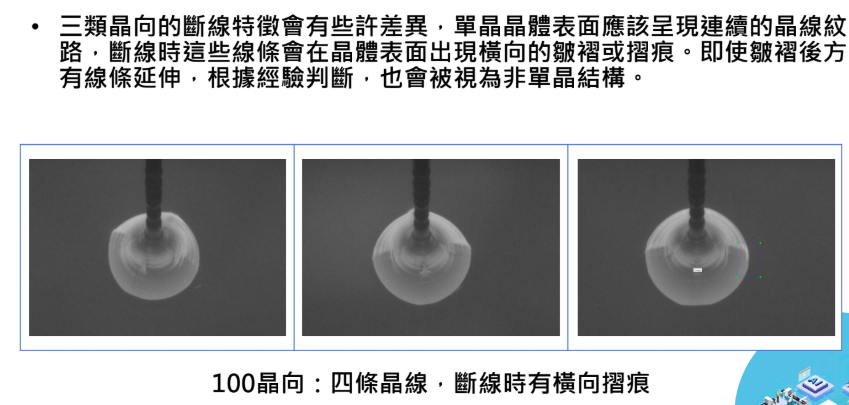
#> input picture 100.png, 849 x 405 px; its folder holds only this picture in this run
$ python -i check_breakline_features.py   (imports and definitions only)
#> lines starting #> are read from the running program, lines starting #| are printed output that depends on the picture; after the words box and inside, x2 and y2 are one past the last pixel; in counts of white or black regions, pixels touching at a corner belong together
#!/usr/bin/env python3
"""
在終端機直接檢查斷線特徵
"""

from pathlib import Path
import cv2
import numpy as np

def analyze_image_characteristics(image_path, label_path=None):
    """分析單張影像的特徵"""
#> called with image_path = '100.png'

    img = cv2.imread(str(image_path))
#> img is the input picture: shape (405, 849, 3); mean B, G, R 167.7, 166.4, 164.5
    if img is None:
        return None

    height, width = img.shape[:2]
#> height = 405; width = 849

    # 基本統計
    gray = cv2.cvtColor(img, cv2.COLOR_BGR2GRAY)
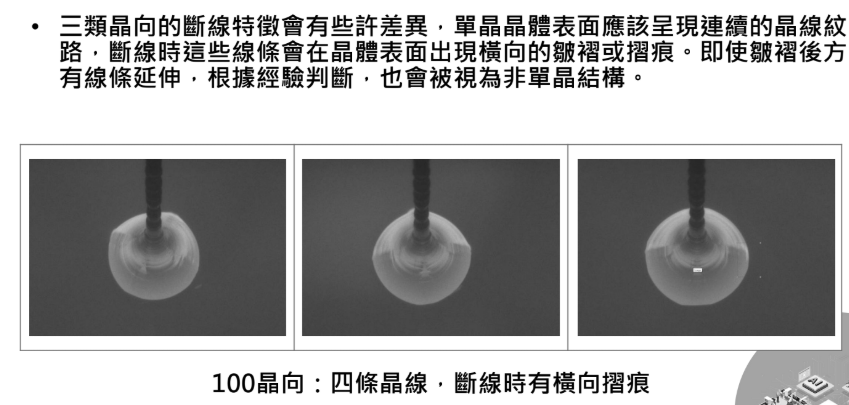
#> gray: shape (405, 849); min 0, max 255, mean 166
    mean_brightness = np.mean(gray)
#> mean_brightness = 166
    std_brightness = np.std(gray)
#> std_brightness = 89.59

    # 邊緣檢測（粗略估計紋理複雜度）
    edges = cv2.Canny(gray, 50, 150)
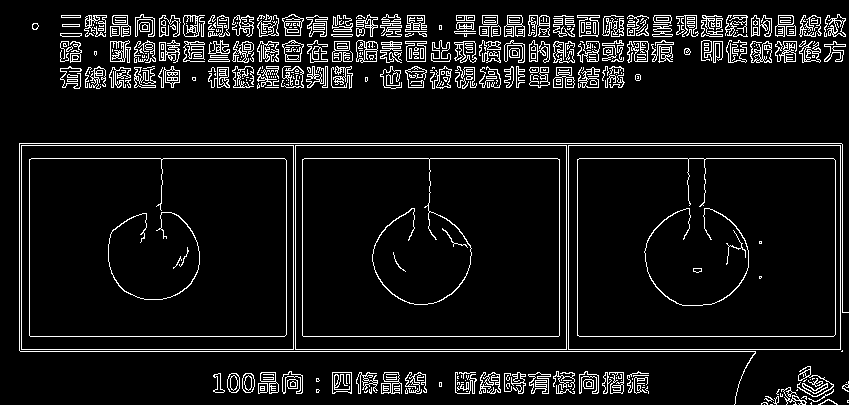
#> edges: shape (405, 849); 8.2% white in thin lines or dots
    edge_density = np.sum(edges > 0) / (height * width)
#> edge_density = 0.0822

    info = {
        'size': f"{width}x{height}",
        'brightness': f"{mean_brightness:.1f}±{std_brightness:.1f}",
        'edge_density': f"{edge_density:.4f}",
    }
#> info = {'size': '849x405', 'brightness': '166.0±89.6', 'edge_density': '0.0822'}

    # 如果有標註，分析標註區域
    if label_path and label_path.exists():
        with open(label_path, 'r') as f:
            bboxes = []
            for line in f:
                parts = line.strip().split()
                if len(parts) == 5:
                    cls, x_c, y_c, w, h = map(float, parts)
                    bboxes.append((x_c, y_c, w, h))

            info['num_bboxes'] = len(bboxes)

            # 分析標註區域的特徵
            if len(bboxes) > 0:
                bbox_analysis = []
                for x_c, y_c, w, h in bboxes:
                    # 提取 ROI
                    x1 = int((x_c - w/2) * width)
                    y1 = int((y_c - h/2) * height)
                    x2 = int((x_c + w/2) * width)
                    y2 = int((y_c + h/2) * height)

                    # 確保座標在範圍內
                    x1, y1 = max(0, x1), max(0, y1)
                    x2, y2 = min(width, x2), min(height, y2)

                    roi = gray[y1:y2, x1:x2]

                    if roi.size > 0:
                        roi_brightness = np.mean(roi)
                        roi_std = np.std(roi)
                        bbox_analysis.append(f"亮度={roi_brightness:.1f}±{roi_std:.1f}")

                info['bbox_features'] = bbox_analysis

    return info


# [92 lines left out: functions compare_normal_vs_breakline, main, not called in this run]


# [2 lines not run here, left out]

>>> result = analyze_image_characteristics('100.png')
#> result has the same summary as info in analyze_image_characteristics

$ run again, on 111.png
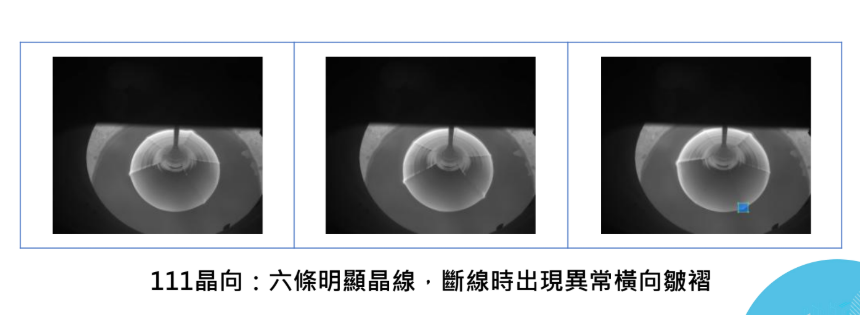
#> input picture 111.png, 860 x 315 px
#> in analyze_image_characteristics, img is the input picture: shape (315, 860, 3); mean B, G, R 166.2, 164.7, 162.3
#> in analyze_image_characteristics, `gray = cv2.cvtColor(img, cv2.COLOR_BGR2GRAY)`:
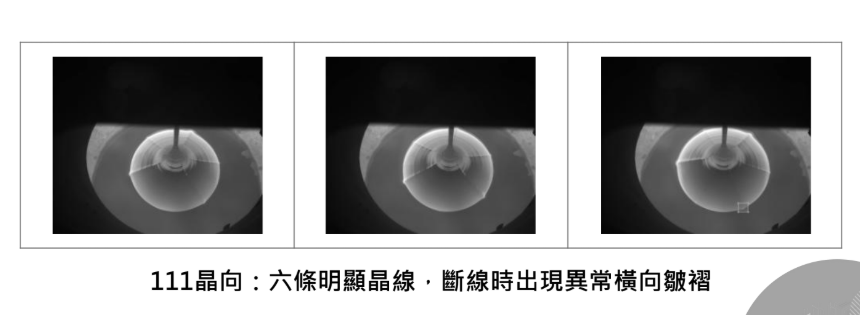
#> gray: shape (315, 860); min 0, max 255, mean 164.2
#> mean_brightness = 164.2
#> std_brightness = 103.5
#> in analyze_image_characteristics, `edges = cv2.Canny(gray, 50, 150)`:
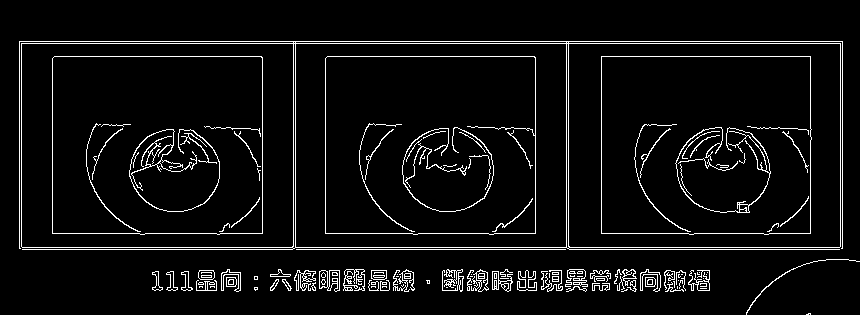
#> edges: shape (315, 860); 5.6% white in thin lines or dots, all inside (x1, y1, x2, y2) = (19, 41, 860, 315)
#> edge_density = 0.0561
#> info = {'size': '860x315', 'brightness': '164.2±103.5', 'edge_density': '0.0561'}
#> result has the same summary as info in analyze_image_characteristics
